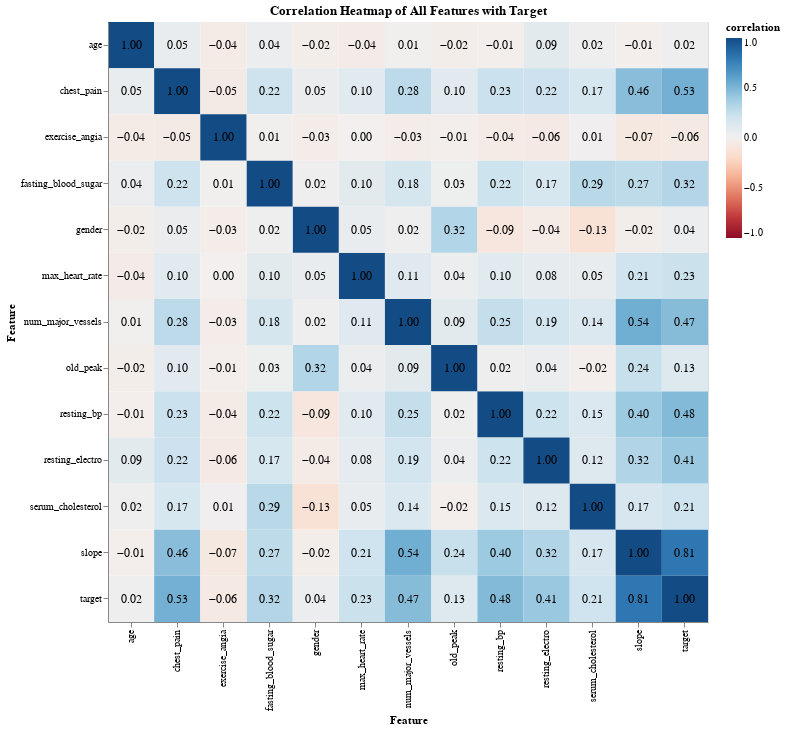

This figure's notebook cell:
### Markdown cell above
#### Correlation Heatmap

A correlation matrix is computed and visualized using a heatmap to show linear relationships among features. This helps detect multicollinearity and highlights variables that may have strong predictive relationships with the target.

Darker blue cells represent stronger positive correlations, while darker red cells represent stronger negative correlations. From the heatmap, the feature slope has the strongest positive relationship with the target, followed by chest pain, resting BP, and number of major vessels. This means these features are more likely to influence whether someone has heart disease. On the other hand, features like age, gender, and exercise angia show very low or almost no correlation with the target, suggesting they don’t have a strong direct relationship with the target. It can also be seen that some features are related to each other. For example, number of major vessels and slope have a moderate positive correlation.

### Code cell
train_heart_corr = train_heart.copy()
train_heart_corr['target'] = train_heart_corr['target'].replace({
    'Heart Disease': 1,
    'No Heart Disease': 0
})

corr_matrix = train_heart_corr[num_cols + cat_cols + ['target']].corr()

corr_long = corr_matrix.reset_index().melt(id_vars='index')
corr_long.columns = ['feature_x', 'feature_y', 'correlation']

base = alt.Chart(corr_long).encode(
    x=alt.X('feature_x:N', title='Feature'),
    y=alt.Y('feature_y:N', title='Feature'))

heatmap = base.mark_rect().encode(
    color=alt.Color(
        'correlation:Q',
        scale=alt.Scale(scheme='redblue', domain=[-1, 1])),
    tooltip=['feature_x', 'feature_y'])

text = base.mark_text(
    fontSize=12,
    color='black').encode(
    text=alt.Text('correlation:Q', format='.2f'))

final_chart = (heatmap + text).properties(
    title='Correlation Heatmap of All Features with Target',
    width=600,
    height=600)

final_chart

### Figure 1 — Vega-Lite specification as saved in the notebook (floating-point values rounded to 4 significant figures; data arrays with more than 128 entries replaced by an {"elided": "..."} marker saying what was removed)
{"config": {"view": {"continuousWidth": 300, "continuousHeight": 300}}, "layer": [{"mark": {"type": "rect"}, "encoding": {"color": {"field": "correlation", "scale": {"domain": [-1, 1], "scheme": "redblue"}, "type": "quantitative"}, "tooltip": [{"field": "feature_x", "type": "nominal"}, {"field": "feature_y", "type": "nominal"}], "x": {"field": "feature_x", "title": "Feature", "type": "nominal"}, "y": {"field": "feature_y", "title": "Feature", "type": "nominal"}}}, {"mark": {"type": "text", "color": "black", "fontSize": 12}, "encoding": {"text": {"field": "correlation", "format": ".2f", "type": "quantitative"}, "x": {"field": "feature_x", "title": "Feature", "type": "nominal"}, "y": {"field": "feature_y", "title": "Feature", "type": "nominal"}}}], "data": {"name": "data-95230c2013d3fc4bbdae65a45fe08ff7"}, "height": 600, "title": "Correlation Heatmap of All Features with Target", "width": 600, "$schema": "https://vega.github.io/schema/vega-lite/v5.20.1.json", "datasets": {"data-95230c2013d3fc4bbdae65a45fe08ff7": {"elided": "169 records"}}}
